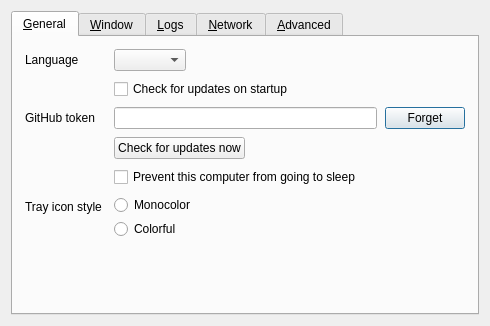
<?xml version="1.0" encoding="UTF-8"?>
<ui version="4.0">
 <class>SettingsDialog</class>
 <widget class="QDialog" name="SettingsDialog">
  <property name="geometry">
   <rect>
    <x>0</x>
    <y>0</y>
    <width>490</width>
    <height>326</height>
   </rect>
  </property>
  <property name="sizePolicy">
   <sizepolicy hsizetype="Maximum" vsizetype="Maximum">
    <horstretch>0</horstretch>
    <verstretch>0</verstretch>
   </sizepolicy>
  </property>
  <property name="windowTitle">
   <string>Preferences</string>
  </property>
  <property name="modal">
   <bool>true</bool>
  </property>
  <layout class="QVBoxLayout" name="verticalLayout_3">
   <item>
    <widget class="QTabWidget" name="tabWidget">
     <widget class="QWidget" name="tabGeneral">
      <attribute name="title">
       <string>&amp;General</string>
      </attribute>
      <layout class="QVBoxLayout" name="verticalLayout_6">
       <property name="spacing">
        <number>9</number>
       </property>
       <property name="leftMargin">
        <number>12</number>
       </property>
       <property name="topMargin">
        <number>12</number>
       </property>
       <property name="rightMargin">
        <number>12</number>
       </property>
       <property name="bottomMargin">
        <number>12</number>
       </property>
       <item>
        <layout class="QFormLayout" name="formGeneral">
         <property name="fieldGrowthPolicy">
          <enum>QFormLayout::FieldGrowthPolicy::ExpandingFieldsGrow</enum>
         </property>
         <property name="rowWrapPolicy">
          <enum>QFormLayout::RowWrapPolicy::DontWrapRows</enum>
         </property>
         <property name="labelAlignment">
          <set>Qt::AlignmentFlag::AlignLeading|Qt::AlignmentFlag::AlignLeft|Qt::AlignmentFlag::AlignVCenter</set>
         </property>
         <property name="formAlignment">
          <set>Qt::AlignmentFlag::AlignLeading|Qt::AlignmentFlag::AlignLeft|Qt::AlignmentFlag::AlignTop</set>
         </property>
         <property name="horizontalSpacing">
          <number>12</number>
         </property>
         <property name="verticalSpacing">
          <number>8</number>
         </property>
         <item row="0" column="0">
          <widget class="QLabel" name="lblLanguage">
           <property name="text">
            <string>Language</string>
           </property>
          </widget>
         </item>
         <item row="0" column="1">
          <widget class="QComboBox" name="comboLanguage"/>
         </item>
         <item row="1" column="1">
          <widget class="QCheckBox" name="cbAutoUpdate">
           <property name="text">
            <string>Check for updates on startup</string>
           </property>
          </widget>
         </item>
         <item row="2" column="0">
          <widget class="QLabel" name="lblUpdateToken">
           <property name="text">
            <string>GitHub token</string>
           </property>
           <property name="buddy">
            <cstring>lineUpdateToken</cstring>
           </property>
          </widget>
         </item>
         <item row="2" column="1">
          <layout class="QHBoxLayout" name="layoutUpdateToken">
           <property name="leftMargin">
            <number>0</number>
           </property>
           <property name="topMargin">
            <number>0</number>
           </property>
           <property name="rightMargin">
            <number>0</number>
           </property>
           <property name="bottomMargin">
            <number>0</number>
           </property>
           <property name="spacing">
            <number>8</number>
           </property>
           <item>
            <widget class="QLineEdit" name="lineUpdateToken">
             <property name="minimumSize">
              <size>
               <width>200</width>
               <height>0</height>
              </size>
             </property>
             <property name="toolTip">
              <string>A fine-grained GitHub token with read-only Contents access to the release repository. It is stored in the macOS Keychain.</string>
             </property>
             <property name="echoMode">
              <enum>QLineEdit::EchoMode::Password</enum>
             </property>
            </widget>
           </item>
           <item>
            <widget class="QPushButton" name="btnForgetUpdateToken">
             <property name="text">
              <string>Forget</string>
             </property>
            </widget>
           </item>
          </layout>
         </item>
         <item row="3" column="1">
          <layout class="QHBoxLayout" name="layoutCheckUpdates">
           <property name="leftMargin">
            <number>0</number>
           </property>
           <property name="topMargin">
            <number>0</number>
           </property>
           <property name="rightMargin">
            <number>0</number>
           </property>
           <property name="bottomMargin">
            <number>0</number>
           </property>
           <property name="spacing">
            <number>8</number>
           </property>
           <item>
            <widget class="QPushButton" name="btnCheckUpdates">
             <property name="text">
              <string>Check for updates now</string>
             </property>
            </widget>
           </item>
           <item>
            <spacer name="horizontalSpacer_updates">
             <property name="orientation">
              <enum>Qt::Orientation::Horizontal</enum>
             </property>
             <property name="sizeHint" stdset="0">
              <size>
               <width>0</width>
               <height>0</height>
              </size>
             </property>
            </spacer>
           </item>
          </layout>
         </item>
         <item row="4" column="1">
          <widget class="QCheckBox" name="cbPreventSleep">
           <property name="text">
            <string>Prevent this computer from going to sleep</string>
           </property>
          </widget>
         </item>
         <item row="5" column="0">
          <widget class="QLabel" name="lblTrayIconStyle">
           <property name="text">
            <string>Tray icon style</string>
           </property>
          </widget>
         </item>
         <item row="5" column="1">
          <layout class="QVBoxLayout" name="layoutTrayIcon">
           <property name="leftMargin">
            <number>0</number>
           </property>
           <property name="topMargin">
            <number>0</number>
           </property>
           <property name="rightMargin">
            <number>0</number>
           </property>
           <property name="bottomMargin">
            <number>0</number>
           </property>
           <property name="spacing">
            <number>4</number>
           </property>
           <item>
            <widget class="QRadioButton" name="rbIconMono">
             <property name="text">
              <string>Monocolor</string>
             </property>
            </widget>
           </item>
           <item>
            <widget class="QRadioButton" name="rbIconColorful">
             <property name="text">
              <string>Colorful</string>
             </property>
            </widget>
           </item>
          </layout>
         </item>
        </layout>
       </item>
       <item>
        <spacer name="verticalSpacer_3">
         <property name="orientation">
          <enum>Qt::Orientation::Vertical</enum>
         </property>
         <property name="sizeHint" stdset="0">
          <size>
           <width>20</width>
           <height>0</height>
          </size>
         </property>
        </spacer>
       </item>
      </layout>
     </widget>
     <widget class="QWidget" name="tabWindow">
      <attribute name="title">
       <string>&amp;Window</string>
      </attribute>
      <layout class="QVBoxLayout" name="verticalLayout_14">
       <property name="spacing">
        <number>9</number>
       </property>
       <property name="leftMargin">
        <number>12</number>
       </property>
       <property name="topMargin">
        <number>12</number>
       </property>
       <property name="rightMargin">
        <number>12</number>
       </property>
       <property name="bottomMargin">
        <number>12</number>
       </property>
       <item>
        <layout class="QFormLayout" name="formWindow">
         <property name="fieldGrowthPolicy">
          <enum>QFormLayout::FieldGrowthPolicy::ExpandingFieldsGrow</enum>
         </property>
         <property name="rowWrapPolicy">
          <enum>QFormLayout::RowWrapPolicy::DontWrapRows</enum>
         </property>
         <property name="labelAlignment">
          <set>Qt::AlignmentFlag::AlignLeading|Qt::AlignmentFlag::AlignLeft|Qt::AlignmentFlag::AlignVCenter</set>
         </property>
         <property name="formAlignment">
          <set>Qt::AlignmentFlag::AlignLeading|Qt::AlignmentFlag::AlignLeft|Qt::AlignmentFlag::AlignTop</set>
         </property>
         <property name="horizontalSpacing">
          <number>12</number>
         </property>
         <property name="verticalSpacing">
          <number>8</number>
         </property>
         <item row="0" column="0">
          <widget class="QLabel" name="label_3">
           <property name="text">
            <string>When the application starts</string>
           </property>
           <property name="alignment">
            <set>Qt::AlignmentFlag::AlignLeading|Qt::AlignmentFlag::AlignLeft|Qt::AlignmentFlag::AlignTop</set>
           </property>
          </widget>
         </item>
         <item row="0" column="1">
          <widget class="QWidget" name="widget" native="true">
           <layout class="QVBoxLayout" name="verticalLayout_2">
            <property name="spacing">
             <number>4</number>
            </property>
            <property name="bottomMargin">
             <number>0</number>
            </property>
            <property name="rightMargin">
             <number>0</number>
            </property>
            <property name="topMargin">
             <number>0</number>
            </property>
            <property name="leftMargin">
             <number>0</number>
            </property>
            <item>
             <widget class="QRadioButton" name="rbShowOnStart">
              <property name="text">
               <string>Show the main window</string>
              </property>
             </widget>
            </item>
            <item>
             <widget class="QRadioButton" name="rbAutoHide">
              <property name="text">
               <string>Send to background</string>
              </property>
             </widget>
            </item>
           </layout>
          </widget>
         </item>
         <item row="1" column="0">
          <widget class="QLabel" name="label">
           <property name="text">
            <string>When the main window is closed</string>
           </property>
           <property name="alignment">
            <set>Qt::AlignmentFlag::AlignLeading|Qt::AlignmentFlag::AlignLeft|Qt::AlignmentFlag::AlignTop</set>
           </property>
          </widget>
         </item>
         <item row="1" column="1">
          <widget class="QWidget" name="widget_2" native="true">
           <layout class="QVBoxLayout" name="verticalLayout_13">
            <property name="spacing">
             <number>4</number>
            </property>
            <property name="bottomMargin">
             <number>0</number>
            </property>
            <property name="rightMargin">
             <number>0</number>
            </property>
            <property name="topMargin">
             <number>0</number>
            </property>
            <property name="leftMargin">
             <number>0</number>
            </property>
            <item>
             <widget class="QRadioButton" name="rbExitOnClose">
              <property name="text">
               <string>Exit</string>
              </property>
             </widget>
            </item>
            <item>
             <widget class="QRadioButton" name="rbCloseToTray">
              <property name="text">
               <string>Send to background</string>
              </property>
             </widget>
            </item>
           </layout>
          </widget>
         </item>
         <item row="2" column="1">
          <widget class="QCheckBox" name="cbShowVersion">
           <property name="text">
            <string>Include version in the window title</string>
           </property>
          </widget>
         </item>
        </layout>
       </item>
       <item>
        <spacer name="verticalSpacer_11">
         <property name="orientation">
          <enum>Qt::Orientation::Vertical</enum>
         </property>
         <property name="sizeHint" stdset="0">
          <size>
           <width>20</width>
           <height>0</height>
          </size>
         </property>
        </spacer>
       </item>
      </layout>
     </widget>
     <widget class="QWidget" name="tabLog">
      <attribute name="title">
       <string>&amp;Logs</string>
      </attribute>
      <layout class="QVBoxLayout" name="verticalLayout">
       <property name="spacing">
        <number>9</number>
       </property>
       <property name="leftMargin">
        <number>12</number>
       </property>
       <property name="topMargin">
        <number>12</number>
       </property>
       <property name="rightMargin">
        <number>12</number>
       </property>
       <property name="bottomMargin">
        <number>12</number>
       </property>
       <item>
        <layout class="QFormLayout" name="formLog">
         <property name="fieldGrowthPolicy">
          <enum>QFormLayout::FieldGrowthPolicy::FieldsStayAtSizeHint</enum>
         </property>
         <property name="rowWrapPolicy">
          <enum>QFormLayout::RowWrapPolicy::DontWrapRows</enum>
         </property>
         <property name="labelAlignment">
          <set>Qt::AlignmentFlag::AlignLeading|Qt::AlignmentFlag::AlignLeft|Qt::AlignmentFlag::AlignVCenter</set>
         </property>
         <property name="formAlignment">
          <set>Qt::AlignmentFlag::AlignLeading|Qt::AlignmentFlag::AlignLeft|Qt::AlignmentFlag::AlignTop</set>
         </property>
         <property name="horizontalSpacing">
          <number>12</number>
         </property>
         <property name="verticalSpacing">
          <number>8</number>
         </property>
         <item row="0" column="0">
          <widget class="QLabel" name="lblLogLevel">
           <property name="text">
            <string>Level</string>
           </property>
          </widget>
         </item>
         <item row="0" column="1">
          <widget class="QComboBox" name="comboLogLevel"/>
         </item>
        </layout>
       </item>
       <item>
        <widget class="QGroupBox" name="groupLogToFile">
         <property name="title">
          <string>Log to file</string>
         </property>
         <property name="checkable">
          <bool>true</bool>
         </property>
         <layout class="QHBoxLayout" name="horizontalLayout_2">
          <item>
           <widget class="QWidget" name="widgetLogFilename" native="true">
            <property name="sizePolicy">
             <sizepolicy hsizetype="Preferred" vsizetype="Maximum">
              <horstretch>0</horstretch>
              <verstretch>0</verstretch>
             </sizepolicy>
            </property>
            <layout class="QHBoxLayout" name="_4">
             <property name="spacing">
              <number>8</number>
             </property>
             <property name="leftMargin">
              <number>0</number>
             </property>
             <property name="topMargin">
              <number>0</number>
             </property>
             <property name="rightMargin">
              <number>0</number>
             </property>
             <property name="bottomMargin">
              <number>0</number>
             </property>
             <item>
              <widget class="QLabel" name="labelLogPath">
               <property name="sizePolicy">
                <sizepolicy hsizetype="Preferred" vsizetype="Fixed">
                 <horstretch>0</horstretch>
                 <verstretch>0</verstretch>
                </sizepolicy>
               </property>
               <property name="text">
                <string>Log path</string>
               </property>
              </widget>
             </item>
             <item>
              <widget class="QLineEdit" name="lineLogFilename">
               <property name="enabled">
                <bool>true</bool>
               </property>
               <property name="sizePolicy">
                <sizepolicy hsizetype="Expanding" vsizetype="Fixed">
                 <horstretch>0</horstretch>
                 <verstretch>0</verstretch>
                </sizepolicy>
               </property>
              </widget>
             </item>
             <item>
              <widget class="QPushButton" name="btnBrowseLog">
               <property name="enabled">
                <bool>true</bool>
               </property>
               <property name="cursor">
                <cursorShape>PointingHandCursor</cursorShape>
               </property>
               <property name="text">
                <string/>
               </property>
               <property name="icon">
                <iconset theme="QIcon::ThemeIcon::DocumentOpen"/>
               </property>
               <property name="flat">
                <bool>true</bool>
               </property>
              </widget>
             </item>
            </layout>
           </widget>
          </item>
         </layout>
        </widget>
       </item>
       <item>
        <widget class="QCheckBox" name="cbGuiDebug">
         <property name="text">
          <string>Enable GUI debug messages</string>
         </property>
        </widget>
       </item>
       <item>
        <widget class="QLabel" name="lblDebugWarning">
         <property name="text">
          <string>Using a log level higher than Info may affect performance.</string>
         </property>
         <property name="wordWrap">
          <bool>true</bool>
         </property>
        </widget>
       </item>
       <item>
        <spacer name="verticalSpacer_4">
         <property name="orientation">
          <enum>Qt::Orientation::Vertical</enum>
         </property>
         <property name="sizeHint" stdset="0">
          <size>
           <width>20</width>
           <height>0</height>
          </size>
         </property>
        </spacer>
       </item>
      </layout>
     </widget>
     <widget class="QWidget" name="tabNetwork">
      <attribute name="title">
       <string>&amp;Network</string>
      </attribute>
      <layout class="QVBoxLayout" name="verticalLayout_7">
       <property name="spacing">
        <number>9</number>
       </property>
       <property name="leftMargin">
        <number>12</number>
       </property>
       <property name="topMargin">
        <number>12</number>
       </property>
       <property name="rightMargin">
        <number>12</number>
       </property>
       <property name="bottomMargin">
        <number>12</number>
       </property>
       <item>
        <layout class="QFormLayout" name="formNetwork">
         <property name="fieldGrowthPolicy">
          <enum>QFormLayout::FieldGrowthPolicy::FieldsStayAtSizeHint</enum>
         </property>
         <property name="rowWrapPolicy">
          <enum>QFormLayout::RowWrapPolicy::DontWrapRows</enum>
         </property>
         <property name="labelAlignment">
          <set>Qt::AlignmentFlag::AlignLeading|Qt::AlignmentFlag::AlignLeft|Qt::AlignmentFlag::AlignVCenter</set>
         </property>
         <property name="formAlignment">
          <set>Qt::AlignmentFlag::AlignLeading|Qt::AlignmentFlag::AlignLeft|Qt::AlignmentFlag::AlignTop</set>
         </property>
         <property name="horizontalSpacing">
          <number>12</number>
         </property>
         <property name="verticalSpacing">
          <number>8</number>
         </property>
         <item row="0" column="0">
          <widget class="QLabel" name="lblNetworkIp">
           <property name="text">
            <string>Network IP</string>
           </property>
          </widget>
         </item>
         <item row="0" column="1">
          <widget class="QComboBox" name="comboInterface">
           <item>
            <property name="text">
             <string>Automatic</string>
            </property>
           </item>
          </widget>
         </item>
         <item row="1" column="0">
          <widget class="QLabel" name="lblPort">
           <property name="text">
            <string>Port</string>
           </property>
          </widget>
         </item>
         <item row="1" column="1">
          <widget class="QSpinBox" name="sbPort">
           <property name="enabled">
            <bool>true</bool>
           </property>
           <property name="maximum">
            <number>65535</number>
           </property>
           <property name="value">
            <number>24800</number>
           </property>
          </widget>
         </item>
        </layout>
       </item>
       <item>
        <widget class="QGroupBox" name="groupSecurity">
         <property name="sizePolicy">
          <sizepolicy hsizetype="Preferred" vsizetype="Maximum">
           <horstretch>0</horstretch>
           <verstretch>0</verstretch>
          </sizepolicy>
         </property>
         <property name="title">
          <string>Enable TLS Encryption</string>
         </property>
         <property name="checkable">
          <bool>true</bool>
         </property>
         <property name="checked">
          <bool>false</bool>
         </property>
         <layout class="QFormLayout" name="_11">
          <property name="fieldGrowthPolicy">
           <enum>QFormLayout::FieldGrowthPolicy::ExpandingFieldsGrow</enum>
          </property>
          <property name="rowWrapPolicy">
           <enum>QFormLayout::RowWrapPolicy::DontWrapRows</enum>
          </property>
          <property name="labelAlignment">
           <set>Qt::AlignmentFlag::AlignLeading|Qt::AlignmentFlag::AlignLeft|Qt::AlignmentFlag::AlignVCenter</set>
          </property>
          <property name="formAlignment">
           <set>Qt::AlignmentFlag::AlignLeading|Qt::AlignmentFlag::AlignLeft|Qt::AlignmentFlag::AlignTop</set>
          </property>
          <property name="horizontalSpacing">
           <number>12</number>
          </property>
          <property name="verticalSpacing">
           <number>8</number>
          </property>
          <item row="0" column="0">
           <widget class="QLabel" name="lblTlsCert">
            <property name="text">
             <string>Certificate</string>
            </property>
           </widget>
          </item>
          <item row="0" column="1">
           <widget class="QWidget" name="widgetTlsCert" native="true">
            <layout class="QHBoxLayout" name="_12">
             <property name="leftMargin">
              <number>0</number>
             </property>
             <property name="topMargin">
              <number>0</number>
             </property>
             <property name="rightMargin">
              <number>0</number>
             </property>
             <property name="bottomMargin">
              <number>0</number>
             </property>
             <property name="spacing">
              <number>8</number>
             </property>
             <item>
              <widget class="QLineEdit" name="lineTlsCertPath">
               <property name="minimumSize">
                <size>
                 <width>0</width>
                 <height>0</height>
                </size>
               </property>
              </widget>
             </item>
             <item>
              <widget class="QPushButton" name="btnTlsCertPath">
               <property name="cursor">
                <cursorShape>PointingHandCursor</cursorShape>
               </property>
               <property name="text">
                <string/>
               </property>
               <property name="icon">
                <iconset theme="QIcon::ThemeIcon::DocumentOpen"/>
               </property>
               <property name="flat">
                <bool>true</bool>
               </property>
              </widget>
             </item>
             <item>
              <widget class="QLabel" name="lblTlsCertInfo">
               <property name="text">
                <string notr="true"/>
               </property>
              </widget>
             </item>
            </layout>
           </widget>
          </item>
          <item row="1" column="0">
           <widget class="QLabel" name="lblTlsKeyLength">
            <property name="text">
             <string>Key length</string>
            </property>
           </widget>
          </item>
          <item row="1" column="1">
           <layout class="QHBoxLayout" name="layoutKeyLength">
            <property name="leftMargin">
             <number>0</number>
            </property>
            <property name="topMargin">
             <number>0</number>
            </property>
            <property name="rightMargin">
             <number>0</number>
            </property>
            <property name="bottomMargin">
             <number>0</number>
            </property>
            <property name="spacing">
             <number>8</number>
            </property>
            <item>
             <widget class="QComboBox" name="comboTlsKeyLength">
              <item>
               <property name="text">
                <string notr="true">2048</string>
               </property>
              </item>
              <item>
               <property name="text">
                <string notr="true">4096</string>
               </property>
              </item>
             </widget>
            </item>
            <item>
             <spacer name="horizontalSpacer_2">
              <property name="orientation">
               <enum>Qt::Orientation::Horizontal</enum>
              </property>
              <property name="sizeHint" stdset="0">
               <size>
                <width>0</width>
                <height>0</height>
               </size>
              </property>
             </spacer>
            </item>
            <item>
             <widget class="QPushButton" name="btnTlsRegenCert">
              <property name="text">
               <string>Regenerate certificate</string>
              </property>
              <property name="icon">
               <iconset theme="QIcon::ThemeIcon::ViewRefresh"/>
              </property>
             </widget>
            </item>
           </layout>
          </item>
          <item row="2" column="1">
           <widget class="QCheckBox" name="cbRequireClientCert">
            <property name="text">
             <string>Require client certificates</string>
            </property>
           </widget>
          </item>
         </layout>
        </widget>
       </item>
       <item>
        <spacer name="verticalSpacer_5">
         <property name="orientation">
          <enum>Qt::Orientation::Vertical</enum>
         </property>
         <property name="sizeHint" stdset="0">
          <size>
           <width>20</width>
           <height>0</height>
          </size>
         </property>
        </spacer>
       </item>
      </layout>
     </widget>
     <widget class="QWidget" name="tabAdvanced">
      <attribute name="title">
       <string>&amp;Advanced</string>
      </attribute>
      <layout class="QVBoxLayout" name="verticalLayout_4">
       <property name="spacing">
        <number>9</number>
       </property>
       <property name="leftMargin">
        <number>12</number>
       </property>
       <property name="topMargin">
        <number>12</number>
       </property>
       <property name="rightMargin">
        <number>12</number>
       </property>
       <property name="bottomMargin">
        <number>12</number>
       </property>
       <item>
        <widget class="QGroupBox" name="groupService">
         <property name="enabled">
          <bool>true</bool>
         </property>
         <property name="title">
          <string>Use background service (daemon)</string>
         </property>
         <property name="checkable">
          <bool>true</bool>
         </property>
         <property name="checked">
          <bool>false</bool>
         </property>
         <layout class="QGridLayout" name="_6">
          <item row="1" column="0">
           <widget class="QCheckBox" name="cbElevateDaemon">
            <property name="text">
             <string>Always run as system (work at login screen and UAC)</string>
            </property>
            <property name="autoExclusive">
             <bool>false</bool>
            </property>
           </widget>
          </item>
         </layout>
        </widget>
       </item>
       <item>
        <layout class="QGridLayout" name="gridCommands">
         <property name="horizontalSpacing">
          <number>12</number>
         </property>
         <property name="verticalSpacing">
          <number>8</number>
         </property>
         <item row="0" column="0">
          <widget class="QCheckBox" name="cbRunEnterCommand">
           <property name="text">
            <string>Run command on enter</string>
           </property>
          </widget>
         </item>
         <item row="0" column="1">
          <widget class="QLineEdit" name="lineCommandEnter"/>
         </item>
         <item row="1" column="0">
          <widget class="QCheckBox" name="cbRunExitCommand">
           <property name="text">
            <string>Run command on exit</string>
           </property>
          </widget>
         </item>
         <item row="1" column="1">
          <widget class="QLineEdit" name="lineCommandExit"/>
         </item>
        </layout>
       </item>
       <item>
        <spacer name="verticalSpacer">
         <property name="orientation">
          <enum>Qt::Orientation::Vertical</enum>
         </property>
         <property name="sizeHint" stdset="0">
          <size>
           <width>20</width>
           <height>0</height>
          </size>
         </property>
        </spacer>
       </item>
       <item>
        <layout class="QHBoxLayout" name="layoutClearSettings">
         <property name="leftMargin">
          <number>0</number>
         </property>
         <property name="topMargin">
          <number>0</number>
         </property>
         <property name="rightMargin">
          <number>0</number>
         </property>
         <property name="bottomMargin">
          <number>0</number>
         </property>
         <property name="spacing">
          <number>8</number>
         </property>
         <item>
          <widget class="QPushButton" name="btnClearAllSettings">
           <property name="text">
            <string>Remove all settings</string>
           </property>
          </widget>
         </item>
         <item>
          <spacer name="horizontalSpacer_clear">
           <property name="orientation">
            <enum>Qt::Orientation::Horizontal</enum>
           </property>
           <property name="sizeHint" stdset="0">
            <size>
             <width>0</width>
             <height>0</height>
            </size>
           </property>
          </spacer>
         </item>
        </layout>
       </item>
      </layout>
     </widget>
    </widget>
   </item>
  </layout>
 </widget>
 <resources/>
 <connections/>
</ui>
